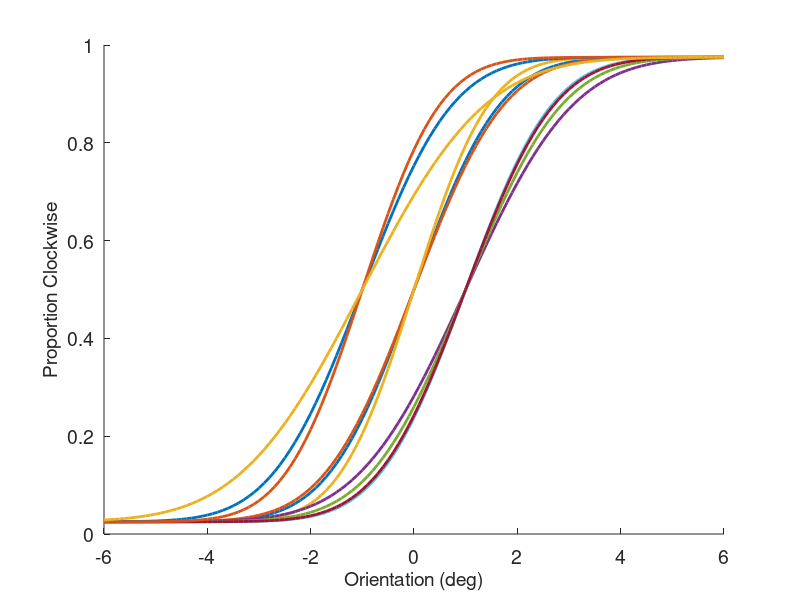

Source code (MATLAB): (Note: this script raises an error after producing the figure.)
%% MODULE 1B
%
% Goal: Demonstrate different model comparison methods.
%
% Example: Ten participants perform the task described in part A. Three 
% (30%) are unbiased and seven (70%) are biased. Some of the biased observers 
% are biased towards reporting ?clockwise? and others ?counter-clockwise?. 
% For simplicity, we have simulated the biased observers to all have a bias 
% magnitude of 1 deg. We perform the model comparison to understand if the 
% mu parameter is necessary and if a cumulative normal is a good psychometric 
% function for this task. 
%
% Created by SML Nov 2020

%% Simulate data:

% fix random seed for reproducability:
rng(20202020) 

% true underlying psychometric function of 10 observers:
mu_true = [0 0 0 1 1 1 1 -1 -1 -1]; % PSE
nObs = length(mu_true);
sigma_true = repelem(1.5,nObs) + 0.25 * randn([1,nObs]); % psychometric function slope, with Gaussian noise jitter
lambda = 0.05; % fixed lapse rate

% Task parameters (method of constant stimuli):
stimLvl = (-6:2:6)'; % stimulus orientations
nLvls = length(stimLvl);
repeats = 20; % number of repeats per stimulus level
nTrials = repeats * nLvls; % number of trials

% Simulate responses:
X = repmat(stimLvl,[repeats,nObs]); % stimulus level in each trial (not shuffled because only simulation)
pCW = normcdf(X,repmat(mu_true,[nTrials,1]),repmat(sigma_true,[nTrials,1])); % probability of clockwise jugdement
pCW = lambda/2 + (1 - lambda) * pCW; % apply lapse rate
resp = rand(size(X)) < pCW; % respond clockwise=1, counter-clockwise=0

% Visualise:
figure; hold on
xvals = -6:0.1:6;
nx = length(xvals);
xvals = repmat(xvals',[1,nObs]);
yvals = lambda/2 + (1 - lambda) * normcdf(xvals,repmat(mu_true,[nx,1]),repmat(sigma_true,[nx,1]));
plot(xvals,yvals,'LineWidth',2)
xlabel('Orientation (deg)'); xlim([-6,6])
ylabel('Proportion Clockwise'); ylim([0,1])
set(findall(gcf,'-property','FontSize'),'FontSize',14)

% Save simulated responses to mat and text files:
saveYN = true;
if saveYN
    sidx = repelem((1:nObs),nTrials)';
    T = table(sidx,X(:),resp(:));
    T.Properties.VariableNames = {'subject','stimLvl','resp'};
    writetable(T,'simObs_module1B.txt','Delimiter',' ')
    save('simObs_module1B.mat','X','resp')
end

%% Find MLEs with BADS:

% Preallocate model-fit vectors for speed:
MLE = NaN([nObs,2,4]);
best_nll = NaN([nObs,4]);

% Starting location and boundaries for search:
sloc = [0 2]; % starting location
lb = [-3 0]; % lower bound
ub = [3 3];  % upper bound
plb = [-2 0.5]; % plausible lower bound
pub = [2 2.5]; % plausible upper bound

% Fit models:
% 1) fixed at 0, 2) fixed mu at 1, 3) fixed mu at -1, 4) free mu
for sidx = 1:nObs
    getX = X(:,sidx); % get subject-specific stimlulus levels
    getResp = resp(:,sidx)'; % get subject-specific responses
    [MLE(sidx,2,1), best_nll(sidx,1)] = bads(@(x) model_nLL(0,x(1),lambda,getX,getResp), sloc(2),lb(2),ub(2),plb(2),pub(2));
    [MLE(sidx,2,2), best_nll(sidx,2)] = bads(@(x) model_nLL(1,x(1),lambda,getX,getResp), sloc(2),lb(2),ub(2),plb(2),pub(2));
    [MLE(sidx,2,3), best_nll(sidx,3)] = bads(@(x) model_nLL(-1,x(1),lambda,getX,getResp), sloc(2),lb(2),ub(2),plb(2),pub(2));
    [MLE(sidx,:,4), best_nll(sidx,4)] = bads(@(x) model_nLL(x(1),x(2),lambda,getX,getResp), sloc,lb,ub,plb,pub);
end

% Save model fits to mat file:
saveYN = true;
if saveYN; save('modelFits_module1B.mat','MLE','best_nll'); end

%% Find model evidence by brute-force grid method:

% Define grid:
d_mu = 0.1; % step size for mu
muVals = -3:d_mu:3; % grid points for mu
sigmaVals = logspace(log(0.5),log(2.5),40); % grid points for sigma
d_sig = diff(log(sigmaVals)); d_sig = d_sig(1); % step size for sigma in logspace
[MU,SIGMA] = meshgrid(muVals,sigmaVals); % create the grid. Use ndgrid if number of parameters >2.
n_gp1 = numel(sigmaVals); % % number of grid-points (fixed mu)
n_gp2 = numel(MU); % number of grid-points (free mu)

% Fit for each subject & calculate model evidence:
logEv = NaN([4,nObs]); % preallocate 
for sidx = 1:nObs
    % get subject-specific data:
    getX = X(:,sidx);
    getResp = resp(:,sidx)';
    % preallocate LL grids for speed
    NLL_1 = NaN(size(sigmaVals));
    NLL_2 = NaN(size(sigmaVals));
    NLL_3 = NaN(size(sigmaVals));
    NLL_4 = NaN(size(MU));
    % fit fixed-mu models (unbiased, biased-CW, biased-CCW):
    for ii = 1:n_gp1
        NLL_1(ii) = model_nLL(0,sigmaVals(ii),lambda,getX,getResp);
        NLL_2(ii) = model_nLL(1,sigmaVals(ii),lambda,getX,getResp);
        NLL_3(ii) = model_nLL(-1,sigmaVals(ii),lambda,getX,getResp);
    end
    % fit free-mu models:
    for ii = 1:n_gp2
        NLL_4(ii) = model_nLL(MU(ii),SIGMA(ii),lambda,getX,getResp);
    end
    % compute model evidence:
    logEv(1,sidx) = getModelEvidence(-NLL_1', d_sig);
    logEv(2,sidx) = getModelEvidence(-NLL_2', d_sig);
    logEv(3,sidx) = getModelEvidence(-NLL_3', d_sig);
    logEv(4,sidx) = getModelEvidence(-NLL_4, [d_mu, d_sig]);
end

% Save model evidence to mat file:
saveYN = true;
if saveYN; save('modelEvidence_module1B.mat','logEv'); end

%% Load simulation data and computed values:

% load('modelFits_module1B.mat','MLE','best_nll');
% load('modelEvidence_module1B.mat','logEv')

%% 7a) Bootstrapping non-parametric:

sel_idx = 1; % select an observer to model
nSims = 100; % set this much higher for real analysis (>1000, <10000)
simMLE = NaN([nSims,2]); % preallocate for speed
sloc = [0 2]; % starting location
for ii = 1:nSims
    trialidx = randi(nTrials,[nTrials,1]); % sample with replacement from trials
    getX = X(trialidx,sel_idx); % get sampled stimulus levels
    getResp = resp(trialidx,sel_idx)'; % get sampled responses
    simMLE(ii,:) = fminsearch(@(x) model_nLL(x(1),x(2),lambda,getX,getResp), sloc); % Find maximum likelihood estimates of new dataset
end

% Compute 95% confidence intervals:
mu_95CI = prctile(simMLE(:,1),[2.5 97.5]);
sigma_95CI = prctile(simMLE(:,2),[2.5 97.5]);

% Visualise:
figure
subplot(2,2,1); hold on
hist(simMLE(:,1)); % mu
plot([mu_true(sel_idx),mu_true(sel_idx)],[0,10],'r-','LineWidth',2)
xlabel('\mu (deg)')
subplot(2,2,3); hold on
plot(mu_95CI,[1 1],'b-','LineWidth',2) % mu
plot(mu_true(sel_idx),1,'r*')
xlabel('\mu (deg)')
xlim([floor(mu_95CI(1)), ceil(mu_95CI(2))])
subplot(2,2,2); hold on
hist(simMLE(:,2)); % sigma
plot([sigma_true(sel_idx),sigma_true(sel_idx)],[0,10],'r-','LineWidth',2)
xlabel('\sigma (deg)')
subplot(2,2,4); hold on
plot(sigma_95CI,[1 1],'b-','LineWidth',2) % mu
plot(sigma_true(sel_idx),1,'r*')
xlabel('\sigma (deg)')
xlim([floor(sigma_95CI(1)), ceil(sigma_95CI(2))])
set(findall(gcf,'-property','FontSize'),'FontSize',14)


%% 7b) Bootstrapping: parametric:

sel_idx = 1; % select an observer to model
sim_pCW = lambda/2 + (1 - lambda) * normcdf(X(:,sel_idx),MLE(sel_idx,1,4),MLE(sel_idx,2,4)); % probability of clockwise jugdement according to observer fit
nSims = 100; % set this much higher for real analysis (>1000, <10000)
simMLE = NaN([nSims,2]); % preallocate for speed
sloc = [0 2]; % starting location
for ii = 1:nSims
    getResp = rand([1,nTrials]) < sim_pCW'; % get sampled responses
    simMLE(ii,:) = fminsearch(@(x) model_nLL(x(1),x(2),lambda,X(:,sel_idx),getResp), sloc); % Find maximum likelihood estimates of new dataset
end

% Compute 95% confidence intervals:
mu_95CI = prctile(simMLE(:,1),[2.5 97.5]);
sigma_95CI = prctile(simMLE(:,2),[2.5 97.5]);

% Visualise:
figure
subplot(2,2,1); hold on
hist(simMLE(:,1)); % mu
plot([mu_true(sel_idx),mu_true(sel_idx)],[0,10],'r-','LineWidth',2)
xlabel('\mu (deg)')
subplot(2,2,3); hold on
plot(mu_95CI,[1 1],'b-','LineWidth',2) % mu
plot(mu_true(sel_idx),1,'r*')
xlabel('\mu (deg)')
xlim([floor(mu_95CI(1)), ceil(mu_95CI(2))])
subplot(2,2,2); hold on
hist(simMLE(:,2)); % sigma
plot([sigma_true(sel_idx),sigma_true(sel_idx)],[0,10],'r-','LineWidth',2)
xlabel('\sigma (deg)')
subplot(2,2,4); hold on
plot(sigma_95CI,[1 1],'b-','LineWidth',2) % mu
plot(sigma_true(sel_idx),1,'r*')
xlabel('\sigma (deg)')
xlim([floor(sigma_95CI(1)), ceil(sigma_95CI(2))])
set(findall(gcf,'-property','FontSize'),'FontSize',14)

%% 8a) AIC scores:

k = [1 1 1 2]; % number of free parameters in each model
AIC = 2*best_nll + repmat(2*k,[nObs,1]); % plain AIC score
correction = (2.*k.*(k+1))./(nTrials-k-1); % correction for sample size
AICc = AIC + repmat(correction,[nObs,1]); % corrected AIC score
relAICc = AICc - repmat(AICc(:,4),[1,4]); % corrected AIC score relative to any-bias model

% Visualise individual relative AIC scores:
figure;
subplot(1,2,1)
bar(relAICc(:,1:3))
xlabel('Subject')
ylabel('Relative AICc score (>0 = worse!)')
legend({'Unbiased','Biased-CW','Biased-CCW'})
set(findall(gcf,'-property','FontSize'),'FontSize',14)

%% 8b) AIC: Visualise group-average relative AIC scores:

meanVals = mean(relAICc);
semVals = std(relAICc)/sqrt(nObs);
subplot(1,2,2); hold on
bar(meanVals)
errorbar(1:4,meanVals',semVals','k.','HandleVisibility','off')
xlabel('Model')
ylabel('Mean Relative AICc Score (>0 = worse!)')
xticks(1:3)
xticklabels({'Unbiased','Biased-CW','Biased-CCW'})
xlim([0.5,3.5])
set(findall(gcf,'-property','FontSize'),'FontSize',14)

%% 9a) BIC scores:

k = [1 1 1 2]; % number of free parameters in each model
BIC = 2*best_nll + repmat(k*log(nTrials),[nObs,1]); % BIC score
relBIC = BIC - repmat(BIC(:,4),[1,4]); % BIC score relative to any-bias model

% Visualise individual relative BIC scores:
figure;
subplot(1,2,1)
bar(relBIC(:,1:3))
xlabel('Subject')
ylabel('Relative BIC score (>0 = worse!)')
legend({'Unbiased','Biased-CW','Biased-CCW'})
set(findall(gcf,'-property','FontSize'),'FontSize',14)

% Visualise group-average relative BIC scores:
meanVals = mean(relBIC);
semVals = std(relBIC)/sqrt(nObs);
subplot(1,2,2); hold on
bar(meanVals)
errorbar(1:4,meanVals',semVals','k.','HandleVisibility','off')
xlabel('Model')
ylabel('Mean Relative BICc Score (>0 = worse!)')
xticks(1:3)
xticklabels({'Unbiased','Biased-CW','Biased-CCW'})
xlim([0.5,3.5])
set(findall(gcf,'-property','FontSize'),'FontSize',14)

%% 9b) BIC and approx. Bayes Factor:

approxBF = exp(-0.5 * (BIC(:,1:3) - BIC(:,4))); % calculate the approximate Bayes Factor

% Visualise individual relative Bayes factors:
figure;
subplot(1,2,1)
bar(approxBF)
xlabel('Subject')
ylabel('Approximate Bayes Factor (>1 = better!)')
legend({'Unbiased','Biased-CW','Biased-CCW'})
set(findall(gcf,'-property','FontSize'),'FontSize',14)

% Visualise group-average relative Bayes factors:
meanVals = mean(approxBF);
semVals = std(approxBF)/sqrt(nObs);
subplot(1,2,2); hold on
bar(meanVals)
errorbar(1:3,meanVals',semVals','k.','HandleVisibility','off')
xlabel('Model')
ylabel('Mean Approximate Bayes Factors (>1 = better!)')
xticks(1:3)
xticklabels({'Unbiased','Biased-CW','Biased-CCW'})
xlim([0.5,3.5])
set(findall(gcf,'-property','FontSize'),'FontSize',14)

%% 10) Bayes Factor:
% Note to self: find out why this is sooooo much larger than the
% approximate values!!!

BF = exp(logEv');  % calculate Bayes factor using model evidence
BF = BF(:,1:3)./repmat(BF(:,4),[1,3]);

% Visualise individual relative Bayes factors:
figure;
subplot(1,2,1)
bar(BF)
xlabel('Subject')
ylabel('Approximate Bayes Factor (>1 = better!)')
legend({'Unbiased','Biased-CW','Biased-CCW'})
set(findall(gcf,'-property','FontSize'),'FontSize',14)

% Visualise group-average relative Bayes factors:
meanVals = mean(BF);
semVals = std(BF)/sqrt(nObs);
subplot(1,2,2); hold on
bar(meanVals)
errorbar(1:3,meanVals',semVals','k.','HandleVisibility','off')
xlabel('Model')
ylabel('Mean Approximate Bayes Factors (>1 = better!)')
xticks(1:3)
xticklabels({'Unbiased','Biased-CW','Biased-CCW'})
xlim([0.5,3.5])
set(findall(gcf,'-property','FontSize'),'FontSize',14)

%% 11a) Protected exceedance probabilities:

% Use the VBA package to get EPs and calc PEPs:
[posterior,out] = VBA_groupBMC(logEv);
PEP = (1-out.bor)*out.ep + out.bor/length(out.ep); 
disp(['The BOR is: ' num2str(out.bor)])

% Visualise model EPs and PEPs:
h = figure;
subplot(1,2,1)
bar([out.ep' PEP'])
title('Model Comparison Results')
xlabel('Model')
ylabel('Protected Exceedance Probability')
xticks(1:4)
modelName = {'Unbiased', 'Biased-CW', 'Biased-CCW', 'Any bias'};
xticklabels(modelName)
ylim([0,1])
xlim([0.5,4.5])
legend({'Exceedance Prob.','Protected Exceedance Prob.'})
set(findall(gcf,'-property','FontSize'),'FontSize',14)

%% 11b) Model partitioning:

% Use the VBA package to get EPs and calc PEPs:
options.families = {[1], [2,3,4]}; % unbiased model versus biased models
[posterior,out] = VBA_groupBMC(logEv, options);
PEP_partition = (1-out.bor)*out.families.ep + out.bor/length(out.families.ep); 

% Visualise model partition unbiased/biased:
figure(h)
subplot(1,2,2)
bar(PEP_partition)
title('Model Partition Results')
xlabel('Model Type')
ylabel('Protected Exceedance Probability')
xticks(1:2)
modelName = {'Unbiased','Biased'};
xticklabels(modelName)
ylim([0,1])
xlim([0.5,2.5])
set(findall(gcf,'-property','FontSize'),'FontSize',14)
